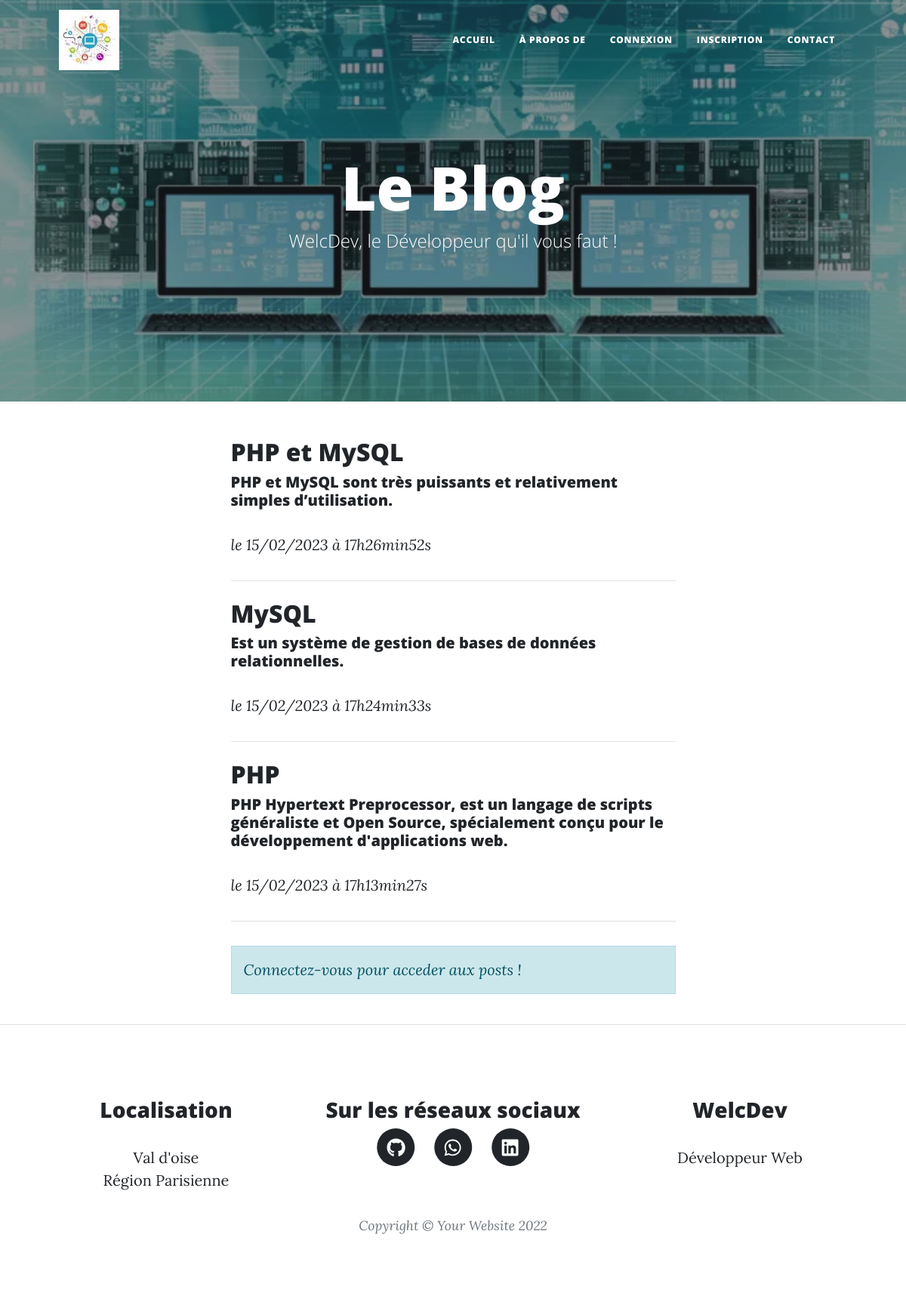
The page / on the database its author committed.
### tables this page shows
CREATE TABLE `posts` (
  `id` int(11) NOT NULL,
  `title` varchar(70) DEFAULT NULL,
  `chapo` text,
  `content` longtext,
  `author` varchar(100) NOT NULL,
  `creation_date` datetime DEFAULT CURRENT_TIMESTAMP,
  `users_id` int(11) NOT NULL
);

### src/controllers/Homepage.php (called while the page is built, shortened)
<?php
class Homepage
{
    public function execute()
    {
        $connection = new DatabaseConnection();
        $postRepository = new PostRepository();
        $postRepository->connection = $connection;
        $posts = $postRepository->getPosts();
        require('templates/homepage.php');
    }
}

### src/lib/DatabaseConnection.php (called while the page is built, shortened)
<?php
class DatabaseConnection
{
    public ?\PDO $database = null;
    public function getConnection(): \PDO
    {
        if ($this->database === null) {
            $this->database = new \PDO('mysql:host=localhost;dbname=projet_5;charset=utf8', 'root', 'root');
            $this->database->setAttribute(\PDO::ATTR_ERRMODE, \PDO::ERRMODE_EXCEPTION);
        }
        return $this->database;
    }
}

### src/model/PostRepository.php (called while the page is built, shortened)
<?php
class PostRepository
{
    public DatabaseConnection $connection;
    public function getPosts(): array
    {
        $statement = $this->connection->getConnection()->query(
            "SELECT id, title, chapo, DATE_FORMAT(creation_date, '%d/%m/%Y à %Hh%imin%ss') AS
french_creation_date FROM posts ORDER BY creation_date DESC LIMIT 0, 9"
        );
        $posts = [];
        while (($row = $statement->fetch())) {
            $post = new Post();
            $post->title = $row['title'];
            $post->chapo = $row['chapo'];
            $post->frenchCreationDate = $row['french_creation_date'];
            $post->identifier = $row['id'];
            $posts[] = $post;
        }
        return $posts;
    }
}

### templates/homepage.php (the view, shortened to what this page needs)
<body>
    <header class="masthead" style="background-image: url('templates/assets/img/home_blog.jpg')">
        <div class="container position-relative px-4 px-lg-5">
            <div class="row gx-4 gx-lg-5 justify-content-center">
                <div class="col-md-10 col-lg-8 col-xl-7">
                    <div class="site-heading">
                        <h1>Le Blog </h1>
                        <span class="subheading">WelcDev, le Développeur qu'il vous faut !</span>
                    </div>
                </div>
            </div>
        </div>
    </header>
    <main class="mb-4">
        <div class="container px-4 px-lg-5">
            <div class="row gx-4 gx-lg-5 justify-content-center">
                <div class="col-md-10 col-lg-8 col-xl-7">
                    <?php
                        foreach ($posts as $post) {
                    ?>
                    <h2>
                        <?= htmlspecialchars($post->title); ?>
                    </h2>
                    <h5>
                        <?= nl2br(htmlspecialchars($post->chapo)); ?>
                    </h5>
                    <p><em>le <?= $post->frenchCreationDate; ?></em></p>
                    <hr class="my-4" />
                    <?php } ?>
                    <?php if(!isset($_SESSION['id'])) { ?>
                    <em><a href="index.php?action=login"><p class="alert alert-primary">Connectez-vous pour acceder aux posts !</p></a></em>
                    <?php } ?>
                    <?php require('layout.php') ?>
    <?php require('footer.php'); ?>

### rows shown on the page
posts: title "PHP et MySQL", chapo "PHP et MySQL sont très puissants et relativement simples d’utilisation.", frenchCreationDate "15/02/2023 à 17h26min52s"
posts: title "MySQL", chapo "Est un système de gestion de bases de données relationnelles.", frenchCreationDate "15/02/2023 à 17h24min33s"
posts: title "PHP", chapo "PHP Hypertext Preprocessor, est un langage de scripts généraliste et Open Source, spécialement conçu pour le développement d'applications web.", frenchCreationDate "15/02/2023 à 17h13min27s"
